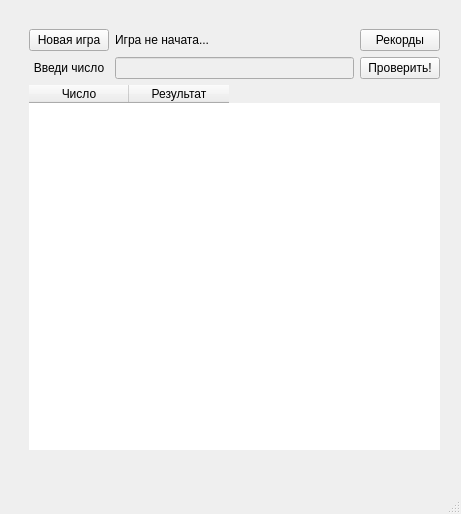
<?xml version="1.0" encoding="UTF-8"?>
<ui version="4.0">
 <class>MainWindow</class>
 <widget class="QMainWindow" name="MainWindow">
  <property name="geometry">
   <rect>
    <x>0</x>
    <y>0</y>
    <width>461</width>
    <height>514</height>
   </rect>
  </property>
  <property name="windowTitle">
   <string>MainWindow</string>
  </property>
  <widget class="QWidget" name="centralwidget">
   <widget class="QWidget" name="verticalLayoutWidget">
    <property name="geometry">
     <rect>
      <x>29</x>
      <y>29</y>
      <width>411</width>
      <height>421</height>
     </rect>
    </property>
    <layout class="QVBoxLayout" name="vlInterface">
     <item>
      <layout class="QGridLayout" name="glMenu">
       <item row="0" column="0">
        <widget class="QPushButton" name="pbNewGame">
         <property name="text">
          <string>Новая игра</string>
         </property>
        </widget>
       </item>
       <item row="0" column="1">
        <widget class="QLabel" name="lbStart">
         <property name="text">
          <string>Игра не начата...</string>
         </property>
        </widget>
       </item>
       <item row="1" column="1">
        <widget class="QLineEdit" name="leInput">
         <property name="enabled">
          <bool>false</bool>
         </property>
        </widget>
       </item>
       <item row="1" column="2">
        <widget class="QPushButton" name="pbEnter">
         <property name="text">
          <string>Проверить!</string>
         </property>
        </widget>
       </item>
       <item row="0" column="2">
        <widget class="QPushButton" name="pbRecords">
         <property name="text">
          <string>Рекорды</string>
         </property>
        </widget>
       </item>
       <item row="1" column="0">
        <widget class="QLabel" name="lbEnter">
         <property name="layoutDirection">
          <enum>Qt::LeftToRight</enum>
         </property>
         <property name="text">
          <string>Введи число</string>
         </property>
         <property name="alignment">
          <set>Qt::AlignCenter</set>
         </property>
        </widget>
       </item>
      </layout>
     </item>
     <item>
      <widget class="QTableWidget" name="twResults">
       <property name="enabled">
        <bool>true</bool>
       </property>
       <property name="sizePolicy">
        <sizepolicy hsizetype="Ignored" vsizetype="Expanding">
         <horstretch>0</horstretch>
         <verstretch>0</verstretch>
        </sizepolicy>
       </property>
       <property name="minimumSize">
        <size>
         <width>0</width>
         <height>345</height>
        </size>
       </property>
       <property name="focusPolicy">
        <enum>Qt::NoFocus</enum>
       </property>
       <property name="autoFillBackground">
        <bool>false</bool>
       </property>
       <property name="frameShape">
        <enum>QFrame::NoFrame</enum>
       </property>
       <property name="frameShadow">
        <enum>QFrame::Plain</enum>
       </property>
       <property name="editTriggers">
        <set>QAbstractItemView::NoEditTriggers</set>
       </property>
       <property name="tabKeyNavigation">
        <bool>false</bool>
       </property>
       <property name="showDropIndicator" stdset="0">
        <bool>false</bool>
       </property>
       <property name="dragDropOverwriteMode">
        <bool>false</bool>
       </property>
       <property name="columnCount">
        <number>2</number>
       </property>
       <attribute name="horizontalHeaderCascadingSectionResizes">
        <bool>false</bool>
       </attribute>
       <attribute name="horizontalHeaderShowSortIndicator" stdset="0">
        <bool>false</bool>
       </attribute>
       <attribute name="verticalHeaderCascadingSectionResizes">
        <bool>false</bool>
       </attribute>
       <attribute name="verticalHeaderShowSortIndicator" stdset="0">
        <bool>false</bool>
       </attribute>
       <attribute name="verticalHeaderStretchLastSection">
        <bool>false</bool>
       </attribute>
       <column>
        <property name="text">
         <string>Число</string>
        </property>
       </column>
       <column>
        <property name="text">
         <string>Результат</string>
        </property>
       </column>
      </widget>
     </item>
    </layout>
   </widget>
  </widget>
  <widget class="QMenuBar" name="menubar">
   <property name="geometry">
    <rect>
     <x>0</x>
     <y>0</y>
     <width>461</width>
     <height>21</height>
    </rect>
   </property>
  </widget>
  <widget class="QStatusBar" name="statusbar"/>
 </widget>
 <resources/>
 <connections/>
</ui>
